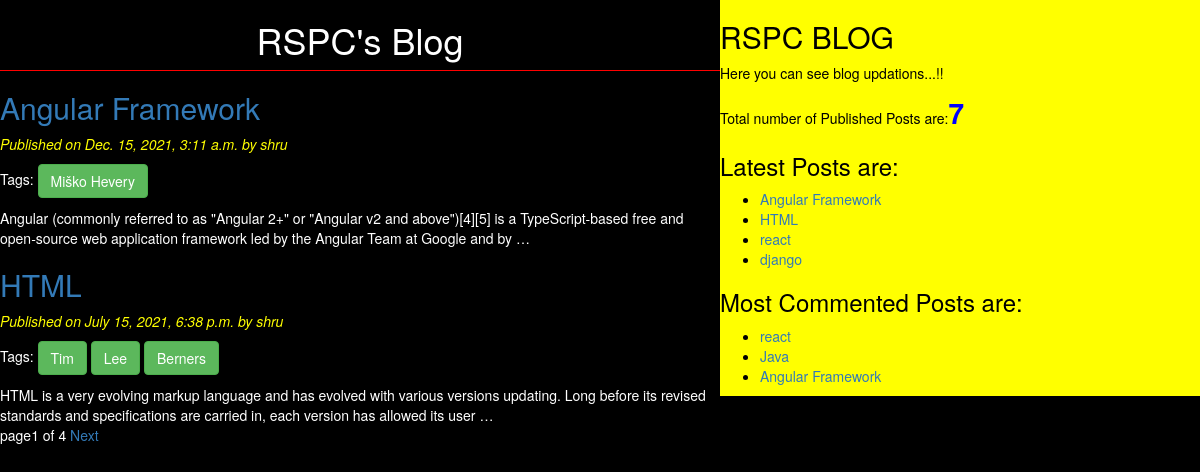
Page /postlist on the committed database.
### blog/models.py (models this page shows, shortened)
class Post(models.Model):
    Status_Choice=(('draft','Draft'),('published','Published'))
    title=models.CharField(max_length=50)
    slug=models.SlugField(max_length=50,unique_for_date="publish")
    author=models.ForeignKey(User,related_name='blog_posts',on_delete=models.CASCADE)
    body=models.TextField()
    publish=models.DateTimeField(default=timezone.now)
    created=models.DateTimeField(auto_now_add=True)
    updated=models.DateTimeField(auto_now=True)
    status=models.CharField(max_length=10,choices=Status_Choice,default='draft')
    tags=TaggableManager()
    class Meta:
        ordering=('-publish',)
    def get_absolute_url(self):
        return reverse('post_detail',args=[self.publish.year,self.publish.strftime('%m'),self.publish.strftime('%d'),self.slug])

### blog/views.py (the view)
# urls.py: url(r'^postlist', views.PostList_view),
def PostList_view(request,tag_slug=None):
    post_list=Post.objects.filter(status__exact='published')
    tag=None
    if tag_slug:
        tag=get_object_or_404(Tag,slug=tag_slug)
        post_list=post_list.filter(tags__in=[tag])
    paginator=Paginator(post_list,2)
    page_number=request.GET.get('page')#page is a predefined word
    try:
        post_list=paginator.page(page_number)
    except PageNotAnInteger:
        post_list=paginator.page(1)
    except EmptyPage:
        post_list=paginator.page(paginator.num_pages)
    return render(request,'blog/postlist.html',{'post_list':post_list,'tag':tag})

### blog/templatetags/blog_tags.py (called while the page is built)
@register.simple_tag(name='my_tags')
def total_posts(): #is a name of custom template tag
    post_list=Post.objects.filter(status__exact='published')
    return post_list.count()

@register.inclusion_tag('blog/latest_post.html')
def show_latest_post(count=3):
    post=Post.objects.filter(status__exact='published')
    latest_post=post.order_by('-publish')[:count]
    return{'latest_post':latest_post}

@register.simple_tag
def get_MostCommentedPost(cnt=3):
    return Post.objects.annotate(total_comments=Count('comments')).order_by('-total_comments') [:cnt]

### templates/blog/postlist.html (shortened to what this page needs)
{%extends 'blog/base.html'%}
{%block content%}
<h1>RSPC's Blog</h1>
{%for post in post_list%}
<a href="{{post.get_absolute_url}}"><h2>{{post.title}}</h2> </a>
<p id='date'>Published on {{post.publish}} by {{post.author}}</p>
<p>
  Tags:{%for tag in post.tags.all %}
  <a href="{%url 'post_list_by_tag_name' tag.slug%}" class= "btn btn-success ">{{tag.name}}</a>
{%endfor%}
</p>
{{post.body | truncatewords:30}}
{%endfor%}
{%include 'blog/pagination.html' with page=post_list%}
{%endblock%}

### templates/blog/base.html (shortened to what this page needs)
<!DOCTYPE html>
{%load static%}
{%load blog_tags%}
<html lang="en" dir="ltr">
  <head>
  <link rel="stylesheet" href="https://maxcdn.bootstrapcdn.com/bootstrap/3.3.7/css/bootstrap.min.css">
  <link rel="stylesheet" href="{%static "CSS/blog.css"%}">
  </head>
  <body>
    <div class="content">
      {%block content%}
      {%endblock%}
    </div>
    <div class="sidebar">
      <h2>RSPC BLOG</h2>
      <p>
        Here you can see blog updations...!!
      </p>
      <p> Total number of Published Posts are:<span id='pcount'>{%my_tags%}</span></p>
      <h3>Latest Posts are:</h3>{%show_latest_post 4%}
      <h3>Most Commented Posts are:</h3>{%get_MostCommentedPost as MostCommentedPost%}
      <ul>
      {%for post in MostCommentedPost%}
      <li><a href="{{post.get_absolute_url}}">{{post.title}}</a></li>
      {%endfor%}
     </ul>
    </div>
  </body>
</html>

### templates/blog/pagination.html (shortened to what this page needs)
<!DOCTYPE html>
<html lang="en" dir="ltr">
  <head>
  </head>
  <body>
    <div class="paginator">
      <span>
        page{{page.number}} of {{page.paginator.num_pages}}
      </span>
      <span>
        {%if page.has_next%}
        <a href="?page={{page.next_page_number}}">Next</a>
        {%endif%}
      </span>
   </div>
   </body>
</html>

### templates/blog/latest_post.html (shortened to what this page needs)
<!DOCTYPE html>
<html lang="en" dir="ltr">
  <head>
  </head>
  <body>
    <ul>
      {%for post in latest_post%}
      <li><a href="{{post.get_absolute_url}}">{{post.title}}</a></li>
      {%endfor%}
    </ul>
  </body>
</html>

### static/CSS/blog.css (style rules this page uses)
.content { background: black; width: 60%; float: left; }
.sidebar { background: yellow; width: 40%; float: right; color: black; }
h1 { text-align: center; border-bottom: 1px solid red; padding-bottom: 10px; }
body { color: white; background: black; }
#date { color: yellow; font-size: 14px; font-style: italic; }
#pcount { font-size: 28px; color: blue; font-weight: bold; }

### rows in the picture
Post: title "Angular Framework", publish "Dec. 15, 2021, 3:11 a.m.", author "shru", body "Angular (commonly referred to as \"Angular 2+\" or \"Angular v2 and above\")[4][5] is a TypeScript-based free and open-source web application framework led by the Angular Team at Google and by …"
Tag: name "Miško Hevery"
Post: title "HTML", publish "July 15, 2021, 6:38 p.m.", author "shru", body "HTML is a very evolving markup language and has evolved with various versions updating. Long before its revised standards and specifications are carried in, each version has allowed its user …"
Tag: name "Tim"
Tag: name "Lee"
Tag: name "Berners"
Post: title "react"
Post: title "django"
Post: title "Java"

### other values in the picture
{{ page.number }} "1"
{{ page.paginator.num_pages }} "4"
